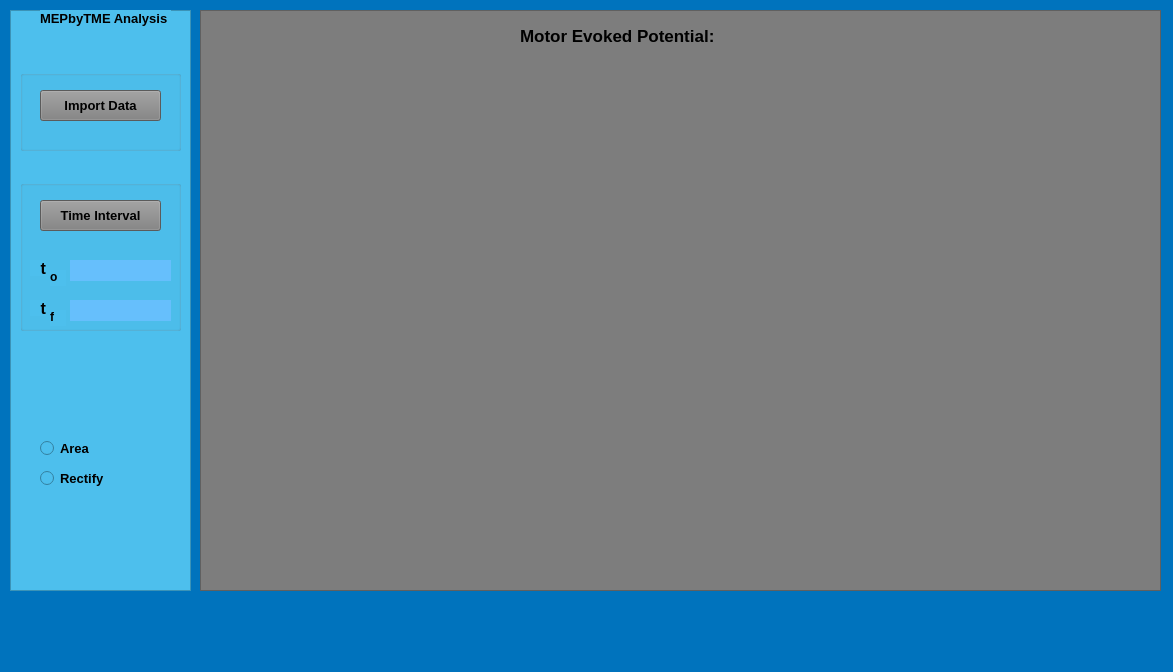
<?xml version="1.0" encoding="UTF-8"?>
<ui version="4.0">
 <class>MainWindow</class>
 <widget class="QMainWindow" name="MainWindow">
  <property name="geometry">
   <rect>
    <x>0</x>
    <y>0</y>
    <width>1173</width>
    <height>672</height>
   </rect>
  </property>
  <property name="windowTitle">
   <string>MainWindow</string>
  </property>
  <property name="autoFillBackground">
   <bool>false</bool>
  </property>
  <property name="styleSheet">
   <string notr="true">background-color: rgba(255, 255, 255, 1);
background-color: rgb(0, 255, 255);
background-color: rgb(0, 115, 189);</string>
  </property>
  <widget class="QWidget" name="centralwidget">
   <widget class="QFrame" name="frame">
    <property name="geometry">
     <rect>
      <x>200</x>
      <y>10</y>
      <width>961</width>
      <height>581</height>
     </rect>
    </property>
    <property name="styleSheet">
     <string notr="true">background-color: rgb(125, 125, 125);</string>
    </property>
    <property name="frameShape">
     <enum>QFrame::StyledPanel</enum>
    </property>
    <property name="frameShadow">
     <enum>QFrame::Raised</enum>
    </property>
    <property name="lineWidth">
     <number>4</number>
    </property>
    <widget class="MplWidget" name="MplWidget" native="true">
     <property name="geometry">
      <rect>
       <x>10</x>
       <y>50</y>
       <width>941</width>
       <height>521</height>
      </rect>
     </property>
    </widget>
    <widget class="QLabel" name="label">
     <property name="geometry">
      <rect>
       <x>320</x>
       <y>15</y>
       <width>211</width>
       <height>21</height>
      </rect>
     </property>
     <property name="font">
      <font>
       <pointsize>13</pointsize>
       <weight>75</weight>
       <bold>true</bold>
      </font>
     </property>
     <property name="text">
      <string>Motor Evoked Potential: </string>
     </property>
    </widget>
    <widget class="QLabel" name="label_2">
     <property name="geometry">
      <rect>
       <x>540</x>
       <y>15</y>
       <width>161</width>
       <height>21</height>
      </rect>
     </property>
     <property name="font">
      <font>
       <pointsize>13</pointsize>
       <weight>75</weight>
       <bold>true</bold>
      </font>
     </property>
     <property name="text">
      <string/>
     </property>
    </widget>
   </widget>
   <widget class="QFrame" name="frame_2">
    <property name="enabled">
     <bool>true</bool>
    </property>
    <property name="geometry">
     <rect>
      <x>10</x>
      <y>10</y>
      <width>181</width>
      <height>581</height>
     </rect>
    </property>
    <property name="styleSheet">
     <string notr="true">background-color: rgb(171, 171, 171);
background-color: rgb(77, 191, 237);</string>
    </property>
    <property name="frameShape">
     <enum>QFrame::StyledPanel</enum>
    </property>
    <property name="frameShadow">
     <enum>QFrame::Raised</enum>
    </property>
    <widget class="QRadioButton" name="radioButton">
     <property name="enabled">
      <bool>true</bool>
     </property>
     <property name="geometry">
      <rect>
       <x>30</x>
       <y>430</y>
       <width>61</width>
       <height>17</height>
      </rect>
     </property>
     <property name="font">
      <font>
       <pointsize>10</pointsize>
       <weight>75</weight>
       <bold>true</bold>
      </font>
     </property>
     <property name="styleSheet">
      <string notr="true">background-color: rgb(77, 191, 237);</string>
     </property>
     <property name="text">
      <string>Area</string>
     </property>
     <property name="checkable">
      <bool>true</bool>
     </property>
     <property name="checked">
      <bool>false</bool>
     </property>
     <property name="autoExclusive">
      <bool>false</bool>
     </property>
    </widget>
    <widget class="QGroupBox" name="groupBox">
     <property name="geometry">
      <rect>
       <x>10</x>
       <y>60</y>
       <width>161</width>
       <height>81</height>
      </rect>
     </property>
     <property name="title">
      <string/>
     </property>
     <widget class="QPushButton" name="pushButton">
      <property name="geometry">
       <rect>
        <x>20</x>
        <y>20</y>
        <width>121</width>
        <height>31</height>
       </rect>
      </property>
      <property name="font">
       <font>
        <pointsize>10</pointsize>
        <weight>75</weight>
        <bold>true</bold>
       </font>
      </property>
      <property name="styleSheet">
       <string notr="true">background-color: rgb(255, 0, 0);
border-color: rgb(255, 255, 255);
background-color: rgb(128, 128, 128);</string>
      </property>
      <property name="text">
       <string>Import Data</string>
      </property>
     </widget>
    </widget>
    <widget class="QGroupBox" name="groupBox_2">
     <property name="geometry">
      <rect>
       <x>10</x>
       <y>170</y>
       <width>161</width>
       <height>151</height>
      </rect>
     </property>
     <property name="title">
      <string/>
     </property>
     <widget class="QLabel" name="label_8">
      <property name="geometry">
       <rect>
        <x>50</x>
        <y>120</y>
        <width>101</width>
        <height>21</height>
       </rect>
      </property>
      <property name="font">
       <font>
        <pointsize>10</pointsize>
        <weight>75</weight>
        <italic>false</italic>
        <bold>true</bold>
       </font>
      </property>
      <property name="styleSheet">
       <string notr="true">background-color: rgb(102, 191, 252);</string>
      </property>
      <property name="text">
       <string/>
      </property>
     </widget>
     <widget class="QLabel" name="label_4">
      <property name="geometry">
       <rect>
        <x>10</x>
        <y>120</y>
        <width>16</width>
        <height>16</height>
       </rect>
      </property>
      <property name="font">
       <font>
        <pointsize>12</pointsize>
        <weight>75</weight>
        <bold>true</bold>
       </font>
      </property>
      <property name="text">
       <string>t</string>
      </property>
      <property name="alignment">
       <set>Qt::AlignRight|Qt::AlignTrailing|Qt::AlignVCenter</set>
      </property>
     </widget>
     <widget class="QLabel" name="label_6">
      <property name="geometry">
       <rect>
        <x>30</x>
        <y>130</y>
        <width>16</width>
        <height>16</height>
       </rect>
      </property>
      <property name="font">
       <font>
        <pointsize>9</pointsize>
        <weight>75</weight>
        <bold>true</bold>
       </font>
      </property>
      <property name="text">
       <string>f</string>
      </property>
      <property name="alignment">
       <set>Qt::AlignLeading|Qt::AlignLeft|Qt::AlignTop</set>
      </property>
     </widget>
     <widget class="QLabel" name="label_7">
      <property name="geometry">
       <rect>
        <x>50</x>
        <y>80</y>
        <width>101</width>
        <height>21</height>
       </rect>
      </property>
      <property name="font">
       <font>
        <pointsize>10</pointsize>
        <weight>75</weight>
        <italic>false</italic>
        <bold>true</bold>
       </font>
      </property>
      <property name="styleSheet">
       <string notr="true">background-color: rgb(102, 191, 252);</string>
      </property>
      <property name="text">
       <string/>
      </property>
     </widget>
     <widget class="QLabel" name="label_5">
      <property name="geometry">
       <rect>
        <x>30</x>
        <y>90</y>
        <width>16</width>
        <height>16</height>
       </rect>
      </property>
      <property name="font">
       <font>
        <pointsize>9</pointsize>
        <weight>75</weight>
        <bold>true</bold>
       </font>
      </property>
      <property name="text">
       <string>o</string>
      </property>
      <property name="alignment">
       <set>Qt::AlignLeading|Qt::AlignLeft|Qt::AlignTop</set>
      </property>
     </widget>
     <widget class="QLabel" name="label_3">
      <property name="geometry">
       <rect>
        <x>10</x>
        <y>80</y>
        <width>16</width>
        <height>16</height>
       </rect>
      </property>
      <property name="font">
       <font>
        <pointsize>12</pointsize>
        <weight>75</weight>
        <bold>true</bold>
       </font>
      </property>
      <property name="text">
       <string>t</string>
      </property>
      <property name="alignment">
       <set>Qt::AlignRight|Qt::AlignTrailing|Qt::AlignVCenter</set>
      </property>
     </widget>
     <widget class="QPushButton" name="pushButton_2">
      <property name="geometry">
       <rect>
        <x>20</x>
        <y>20</y>
        <width>121</width>
        <height>31</height>
       </rect>
      </property>
      <property name="font">
       <font>
        <pointsize>10</pointsize>
        <weight>75</weight>
        <bold>true</bold>
       </font>
      </property>
      <property name="styleSheet">
       <string notr="true">background-color: rgb(85, 255, 0);
background-color: rgb(128, 128, 128);</string>
      </property>
      <property name="text">
       <string>Time Interval</string>
      </property>
     </widget>
    </widget>
    <widget class="QLabel" name="label_9">
     <property name="geometry">
      <rect>
       <x>30</x>
       <y>0</y>
       <width>131</width>
       <height>16</height>
      </rect>
     </property>
     <property name="font">
      <font>
       <pointsize>10</pointsize>
       <weight>75</weight>
       <bold>true</bold>
      </font>
     </property>
     <property name="text">
      <string>MEPbyTME Analysis</string>
     </property>
    </widget>
    <widget class="QRadioButton" name="radioButton_3">
     <property name="geometry">
      <rect>
       <x>30</x>
       <y>460</y>
       <width>71</width>
       <height>17</height>
      </rect>
     </property>
     <property name="font">
      <font>
       <pointsize>10</pointsize>
       <weight>75</weight>
       <bold>true</bold>
      </font>
     </property>
     <property name="styleSheet">
      <string notr="true">background-color: rgb(77, 191, 237);</string>
     </property>
     <property name="text">
      <string>Rectify</string>
     </property>
     <property name="checkable">
      <bool>true</bool>
     </property>
     <property name="autoExclusive">
      <bool>false</bool>
     </property>
    </widget>
   </widget>
  </widget>
  <widget class="QMenuBar" name="menubar">
   <property name="geometry">
    <rect>
     <x>0</x>
     <y>0</y>
     <width>1173</width>
     <height>21</height>
    </rect>
   </property>
  </widget>
  <widget class="QStatusBar" name="statusbar"/>
 </widget>
 <customwidgets>
  <customwidget>
   <class>MplWidget</class>
   <extends>QWidget</extends>
   <header>mplwidget.h</header>
   <container>1</container>
  </customwidget>
 </customwidgets>
 <resources/>
 <connections/>
</ui>
